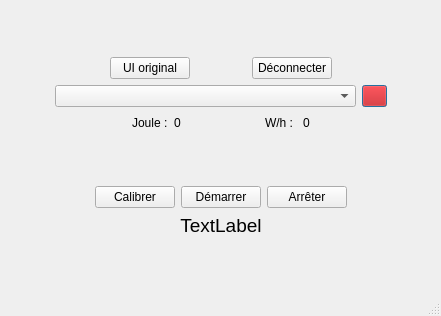
<?xml version="1.0" encoding="UTF-8"?>
<ui version="4.0">
 <class>Accueil</class>
 <widget class="QMainWindow" name="Accueil">
  <property name="geometry">
   <rect>
    <x>0</x>
    <y>0</y>
    <width>441</width>
    <height>316</height>
   </rect>
  </property>
  <property name="windowTitle">
   <string>MainWindow</string>
  </property>
  <widget class="QWidget" name="centralwidget">
   <layout class="QGridLayout" name="gridLayout_4">
    <item row="1" column="2">
     <spacer name="horizontalSpacer_8">
      <property name="orientation">
       <enum>Qt::Horizontal</enum>
      </property>
      <property name="sizeHint" stdset="0">
       <size>
        <width>40</width>
        <height>20</height>
       </size>
      </property>
     </spacer>
    </item>
    <item row="7" column="1">
     <layout class="QGridLayout" name="gridLayout_2">
      <item row="0" column="3">
       <widget class="QPushButton" name="pbStop">
        <property name="text">
         <string>Arrêter</string>
        </property>
       </widget>
      </item>
      <item row="0" column="2">
       <widget class="QPushButton" name="pbStart">
        <property name="text">
         <string>Démarrer</string>
        </property>
       </widget>
      </item>
      <item row="0" column="0">
       <spacer name="horizontalSpacer_4">
        <property name="orientation">
         <enum>Qt::Horizontal</enum>
        </property>
        <property name="sizeHint" stdset="0">
         <size>
          <width>40</width>
          <height>20</height>
         </size>
        </property>
       </spacer>
      </item>
      <item row="0" column="4">
       <spacer name="horizontalSpacer_6">
        <property name="orientation">
         <enum>Qt::Horizontal</enum>
        </property>
        <property name="sizeHint" stdset="0">
         <size>
          <width>40</width>
          <height>20</height>
         </size>
        </property>
       </spacer>
      </item>
      <item row="0" column="1">
       <widget class="QPushButton" name="pbCalibrer">
        <property name="text">
         <string>Calibrer</string>
        </property>
       </widget>
      </item>
      <item row="1" column="1" colspan="3">
       <widget class="QLabel" name="lbTemps">
        <property name="text">
         <string>&lt;html&gt;&lt;head/&gt;&lt;body&gt;&lt;p align=&quot;center&quot;&gt;&lt;span style=&quot; font-size:14pt;&quot;&gt;TextLabel&lt;/span&gt;&lt;/p&gt;&lt;/body&gt;&lt;/html&gt;</string>
        </property>
       </widget>
      </item>
     </layout>
    </item>
    <item row="1" column="1">
     <layout class="QGridLayout" name="gridLayout">
      <item row="0" column="4">
       <spacer name="horizontalSpacer_3">
        <property name="orientation">
         <enum>Qt::Horizontal</enum>
        </property>
        <property name="sizeHint" stdset="0">
         <size>
          <width>40</width>
          <height>20</height>
         </size>
        </property>
       </spacer>
      </item>
      <item row="0" column="2">
       <spacer name="horizontalSpacer">
        <property name="orientation">
         <enum>Qt::Horizontal</enum>
        </property>
        <property name="sizeHint" stdset="0">
         <size>
          <width>40</width>
          <height>20</height>
         </size>
        </property>
       </spacer>
      </item>
      <item row="0" column="1">
       <widget class="QPushButton" name="pbOriginal">
        <property name="text">
         <string>UI original</string>
        </property>
       </widget>
      </item>
      <item row="2" column="0" colspan="5">
       <layout class="QHBoxLayout" name="horizontalLayout_2" stretch="0,0">
        <item>
         <widget class="QComboBox" name="cbConnect">
          <property name="minimumSize">
           <size>
            <width>200</width>
            <height>0</height>
           </size>
          </property>
          <property name="sizeAdjustPolicy">
           <enum>QComboBox::AdjustToContentsOnFirstShow</enum>
          </property>
         </widget>
        </item>
        <item>
         <widget class="QPushButton" name="pbStatus">
          <property name="minimumSize">
           <size>
            <width>25</width>
            <height>0</height>
           </size>
          </property>
          <property name="maximumSize">
           <size>
            <width>25</width>
            <height>16777215</height>
           </size>
          </property>
          <property name="styleSheet">
           <string notr="true">background-color: rgb(204,2,2);</string>
          </property>
          <property name="text">
           <string/>
          </property>
          <property name="checkable">
           <bool>false</bool>
          </property>
          <property name="autoDefault">
           <bool>false</bool>
          </property>
          <property name="default">
           <bool>true</bool>
          </property>
         </widget>
        </item>
       </layout>
      </item>
      <item row="0" column="3">
       <widget class="QPushButton" name="pbDisconnect">
        <property name="text">
         <string>Déconnecter</string>
        </property>
       </widget>
      </item>
      <item row="0" column="0">
       <spacer name="horizontalSpacer_2">
        <property name="orientation">
         <enum>Qt::Horizontal</enum>
        </property>
        <property name="sizeHint" stdset="0">
         <size>
          <width>40</width>
          <height>20</height>
         </size>
        </property>
       </spacer>
      </item>
     </layout>
    </item>
    <item row="6" column="1">
     <spacer name="verticalSpacer_3">
      <property name="orientation">
       <enum>Qt::Vertical</enum>
      </property>
      <property name="sizeHint" stdset="0">
       <size>
        <width>20</width>
        <height>40</height>
       </size>
      </property>
     </spacer>
    </item>
    <item row="0" column="1">
     <spacer name="verticalSpacer">
      <property name="orientation">
       <enum>Qt::Vertical</enum>
      </property>
      <property name="sizeHint" stdset="0">
       <size>
        <width>20</width>
        <height>40</height>
       </size>
      </property>
     </spacer>
    </item>
    <item row="8" column="1">
     <spacer name="verticalSpacer_2">
      <property name="orientation">
       <enum>Qt::Vertical</enum>
      </property>
      <property name="sizeHint" stdset="0">
       <size>
        <width>20</width>
        <height>40</height>
       </size>
      </property>
     </spacer>
    </item>
    <item row="1" column="0">
     <spacer name="horizontalSpacer_7">
      <property name="orientation">
       <enum>Qt::Horizontal</enum>
      </property>
      <property name="sizeHint" stdset="0">
       <size>
        <width>40</width>
        <height>20</height>
       </size>
      </property>
     </spacer>
    </item>
    <item row="3" column="1">
     <layout class="QHBoxLayout" name="horizontalLayout">
      <item>
       <spacer name="horizontalSpacer_10">
        <property name="orientation">
         <enum>Qt::Horizontal</enum>
        </property>
        <property name="sizeHint" stdset="0">
         <size>
          <width>40</width>
          <height>20</height>
         </size>
        </property>
       </spacer>
      </item>
      <item>
       <widget class="QLabel" name="lbTextJ">
        <property name="text">
         <string>Joule :</string>
        </property>
       </widget>
      </item>
      <item>
       <widget class="QLabel" name="lbJ">
        <property name="text">
         <string>0</string>
        </property>
       </widget>
      </item>
      <item>
       <spacer name="horizontalSpacer_5">
        <property name="orientation">
         <enum>Qt::Horizontal</enum>
        </property>
        <property name="sizeHint" stdset="0">
         <size>
          <width>40</width>
          <height>20</height>
         </size>
        </property>
       </spacer>
      </item>
      <item>
       <widget class="QLabel" name="lbTextWh">
        <property name="text">
         <string>W/h : </string>
        </property>
       </widget>
      </item>
      <item>
       <widget class="QLabel" name="lbWh">
        <property name="text">
         <string>0</string>
        </property>
       </widget>
      </item>
      <item>
       <spacer name="horizontalSpacer_9">
        <property name="orientation">
         <enum>Qt::Horizontal</enum>
        </property>
        <property name="sizeHint" stdset="0">
         <size>
          <width>40</width>
          <height>20</height>
         </size>
        </property>
       </spacer>
      </item>
     </layout>
    </item>
   </layout>
  </widget>
  <widget class="QMenuBar" name="menubar">
   <property name="geometry">
    <rect>
     <x>0</x>
     <y>0</y>
     <width>441</width>
     <height>21</height>
    </rect>
   </property>
  </widget>
  <widget class="QStatusBar" name="statusbar"/>
 </widget>
 <resources/>
 <connections/>
</ui>
